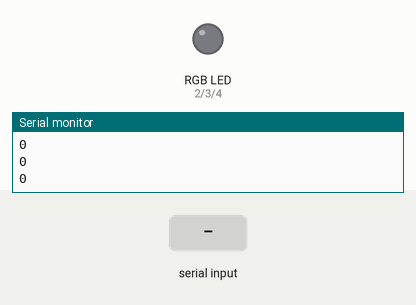
This sketch was run on a simulated Arduino Mega 2560, built with avr-gcc and run on an emulated ATmega2560. On the bench: an RGB LED mixed from three pins (HIGH = lit), the last lines printed to the serial monitor. The inputs (shaded band) are chosen by the test bench.

Above: at 1.2 s.
1.3 s: "0\n" received over the second serial link
At 3.5 s:
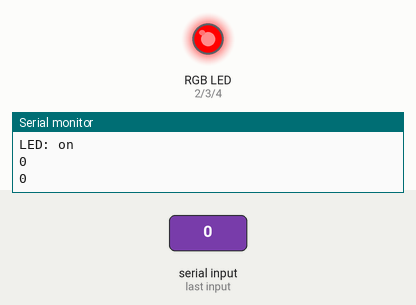
Timing chart, 0 to 5.0 s (numbered marks = the images above; inputs shaded):
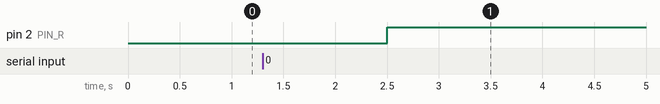

The sketch:

Bluetooth-Test.ino
```cpp
// NOTE: Before you run the code:
// 1) Pair to HC05 device on phone
// 2) Default password 1234


// Include libraries needed
// For HC-05 compatibility
//https://howtomechatronics.com/tutorials/arduino/arduino-and-hc-05-bluetooth-module-tutorial/

// For react native project:
// https://www.bam.tech/article/make-your-first-iot-react-native-application-with-bluetooth-low-energy


#include <Arduino.h>
// #include <SoftwareSerial.h>

// #include "HC05.h"
// #include "Adafruit_BLE.h"
// #include "Adafruit_BluefruitLE_UART.h"
// #include "BluefruitConfig.h"


// #if SOFTWARE_SERIAL_AVAILABLE
//   #include <SoftwareSerial.h>
// #endif

// pin configs / other constants
// Define the pin where the RGB led is wired
const int PIN_R = 2, PIN_G = 3, PIN_B = 4;
const int BT_BAUD = 38400, DEV_BAUD = 9600;

const int BUF_SIZE = 1024;
const char TERM_CHAR = '\n';

// other variables
static const unsigned long rates[] =
    {4800,9600,19200,38400,57600,115200};

// Create variables to check characteristics have been created successful
int counterChannel;
int elevationChannel;

// Initialize the counter to 0
int counter = 0, state2 = 0;

String buffer;


// HELPER FUNCTIONS

// error handling
// void error(const __FlashStringHelper*err) {
//   Serial.println(err);
//   digitalWrite(pinR, 255);
//   while (1);
// }

// void readUntilTerm() {
//   static byte ndx = 0;
//     char endMarker = '\n';
//     char rc;

//     while (Serial1.available() > 0 && newData == false) {
//       rc = Serial1.read();

//       if (rc != endMarker) {
//           receivedChars[ndx] = rc;
//           ndx++;
//           if (ndx >= numChars) {
//               ndx = numChars - 1;
//           }
//       }
//       else {
//           receivedChars[ndx] = '\0'; // terminate the string
//           ndx = 0;
//           newData = true;
//       }
//     }
// }


void setup() {
  pinMode(PIN_R, OUTPUT);
  pinMode(PIN_G, OUTPUT);
  pinMode(PIN_B, OUTPUT);
  // At the beginning all the led are turned down
  digitalWrite(PIN_R, LOW);
  digitalWrite(PIN_G, LOW);
  digitalWrite(PIN_B, LOW);

  // Verify if the serial port is available, and initialize it to display some information
  while(!Serial1) {
    delay(500);
  }

  Serial.begin(DEV_BAUD); // Default communication rate of the Bluetooth module
  Serial1.begin(BT_BAUD);
}

void loop() {
  // put your main code here, to run repeatedly:
  if(Serial1.available() > 0){ // Checks whether data is comming from the serial port
    buffer = Serial1.read(); // Reads the data from the serial port
    Serial.println("Available");
  }

  Serial.println((int) buffer[0]);
  // Serial.println(buffer);
  // Serial.println((int) buffer.c_str()[1]);
  // Serial.println(buffer.c_str());
  delay(500);


  if (buffer[0] == '0' || state2 == 1) {
    digitalWrite(PIN_R, LOW); // Turn LED OFF
    // Serial1.println("LED: OFF"); // Send back, to the phone, the String "LED: OFF"
    Serial.println("LED: off");
    state2 = 1;
    // Ensure available for writing:
    if (Serial1.availableForWrite() >= 10) {
      if (Serial1.println("1;3;3600") > 0) { // reps, sets, elapsed total time since beginning.
        Serial.println("This works");
        state2 = 0;
      }
    }

  }
  else if (buffer[0] == '1') {
    digitalWrite(PIN_R, HIGH);
    Serial1.println("LED: ON");
    Serial.println("LED: on");
    state2 = 0;
  }
  buffer = "";
}
```

Measured:
- after the input at 1.3 s, pin 2 (PIN_R): LOW → HIGH after 1.2 s
